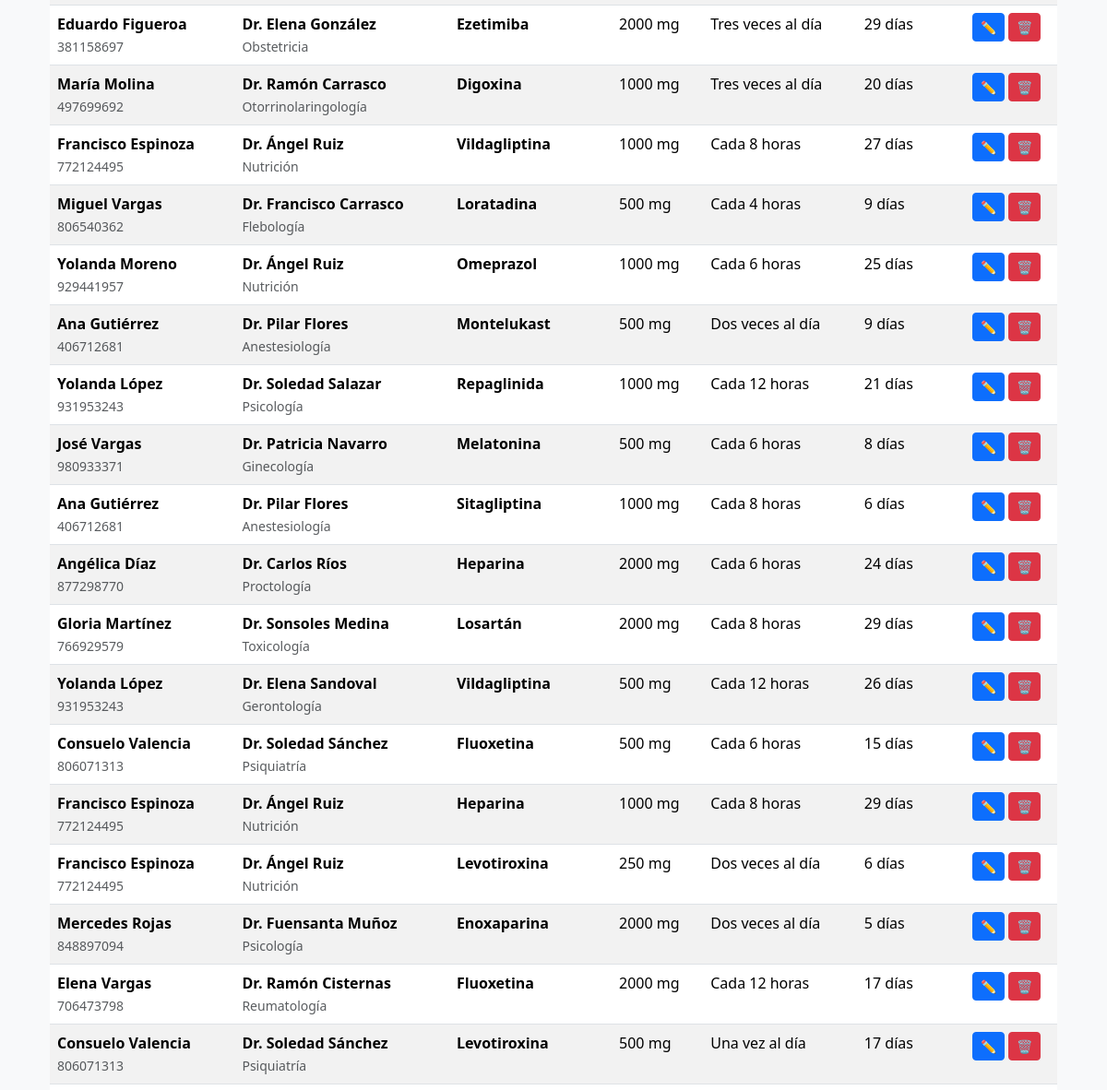
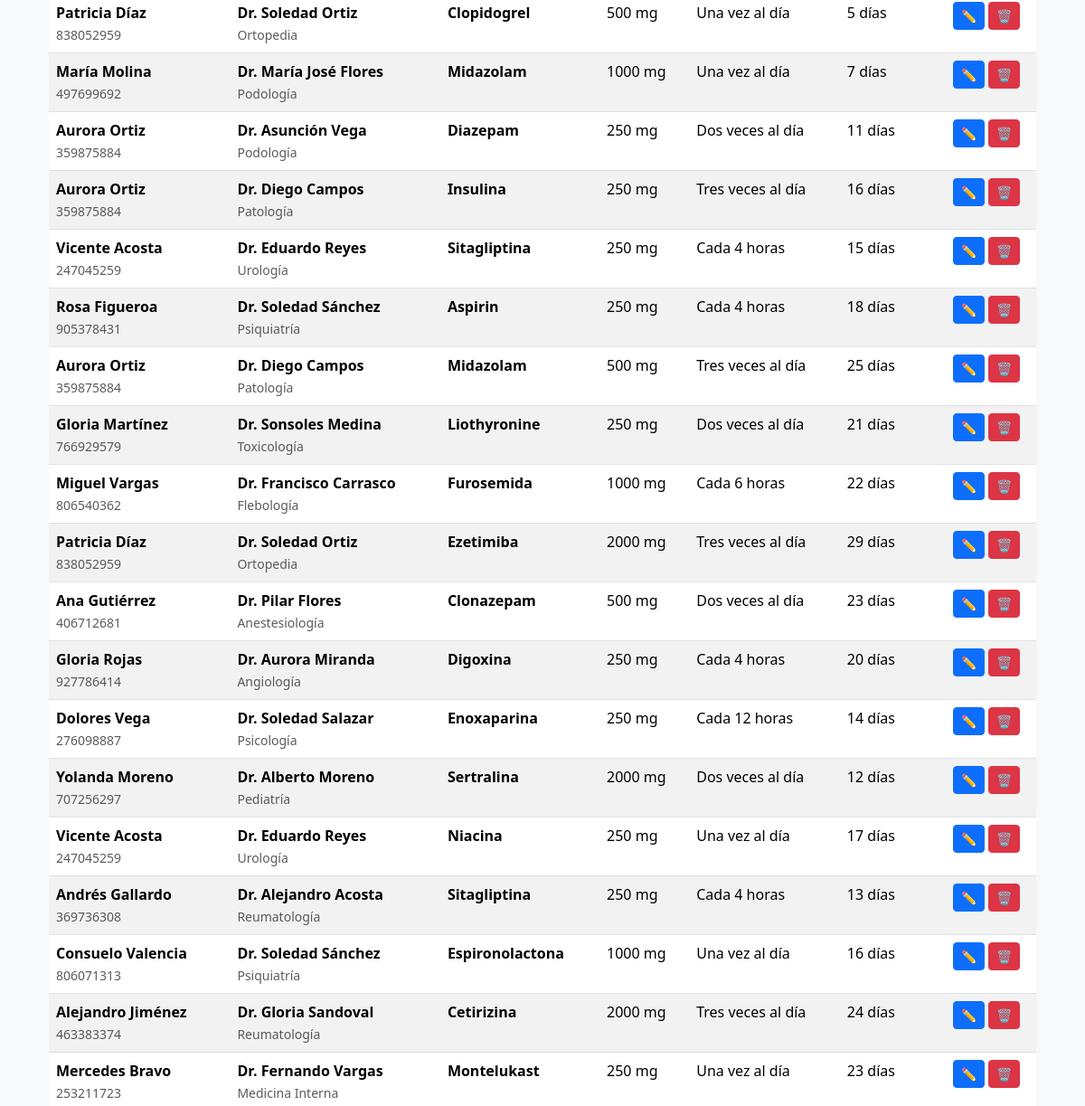
The page /receta/listar/ (signed in, middle part) on the database as committed earlier (2 pictures, top to bottom).
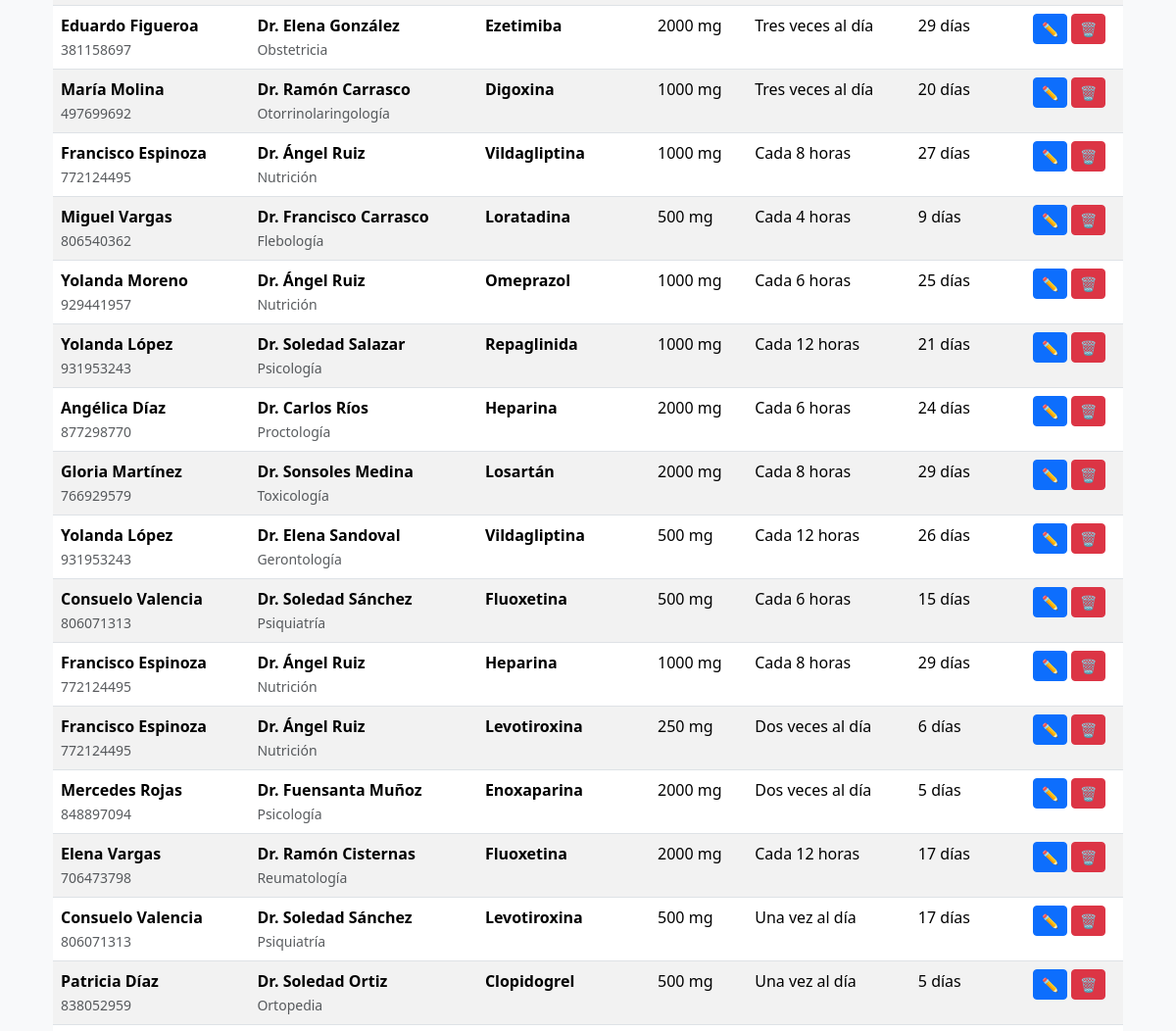
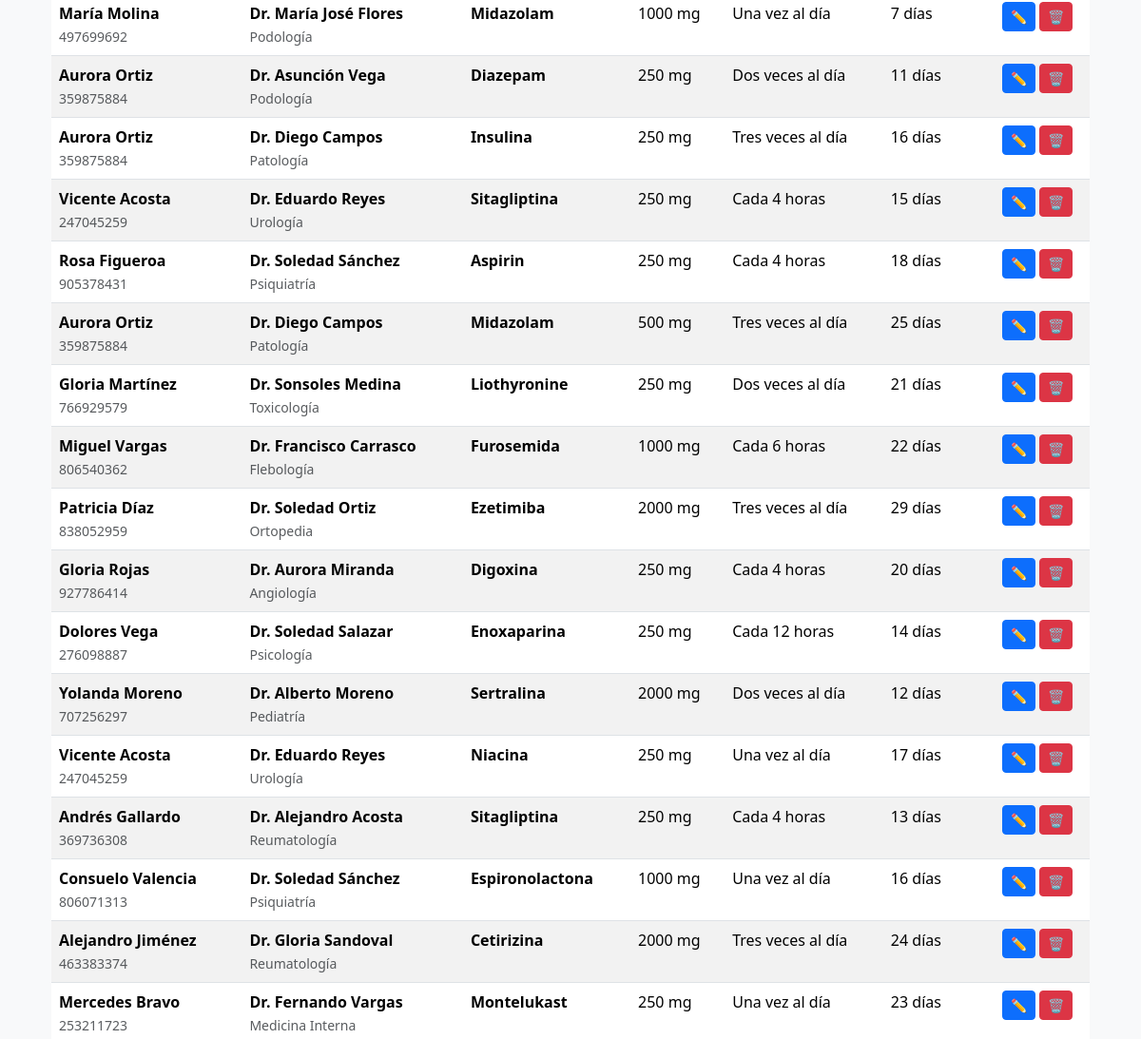
The same page on the database as committed later (2 pictures, top to bottom).
### student/models.py (models this page shows, shortened)
class Receta(models.Model):
    cita = models.ForeignKey(Cita, on_delete=models.CASCADE)
    medicamento = models.CharField(max_length=150)
    dosis = models.CharField(max_length=100)
    frecuencia = models.CharField(max_length=100)
    duracion = models.CharField(max_length=100)
    indicaciones = models.TextField(blank=True, null=True)
    slug = models.SlugField(unique=True, blank=True)

class Cita(models.Model):
    ESTADO_CHOICES = [
        ('pendiente', 'Pendiente'),
        ('confirmada', 'Confirmada'),
        ('realizada', 'Realizada'),
        ('cancelada', 'Cancelada'),
    ]
    paciente = models.ForeignKey(Paciente, on_delete=models.CASCADE)
    medico = models.ForeignKey(Medico, on_delete=models.CASCADE)
    fecha = models.DateTimeField()
    motivo = models.TextField()
    estado = models.CharField(max_length=20, choices=ESTADO_CHOICES, default='pendiente')
    notas = models.TextField(blank=True, null=True)
    slug = models.SlugField(unique=True, blank=True)
    class Meta:
        ordering = ['-fecha']

class Paciente(AbstractUser):
    cedula = models.CharField(max_length=10, unique=True)
    telefono = models.CharField(max_length=10)
    fecha_nacimiento = models.DateField()
    direccion = models.TextField()
    email = models.EmailField(unique=True)
    first_name = models.CharField(max_length=150)
    last_name = models.CharField(max_length=150)
    slug = models.SlugField(unique=True, blank=True)

class Medico(models.Model):
    cedula = models.CharField(max_length=10, unique=True)
    nombre = models.CharField(max_length=100)
    apellido = models.CharField(max_length=100)
    especialidad = models.ForeignKey(Especialidad, on_delete=models.CASCADE)
    email = models.EmailField(unique=True)
    telefono = models.CharField(max_length=10)
    licencia = models.CharField(max_length=20, unique=True)
    slug = models.SlugField(unique=True, blank=True)

class Especialidad(models.Model):
    nombre = models.CharField(max_length=100, unique=True)
    descripcion = models.TextField(blank=True, null=True)
    slug = models.SlugField(unique=True, blank=True)
    class Meta:
        verbose_name_plural = "Especialidades"

### student/views.py (the view)
# urls.py: path("receta/listar/", views.listar_recetas, name="listar_recetas"),
@login_required(login_url='student:login')
def listar_recetas(request):
    recetas = Receta.objects.all()
    return render(request, 'receta/listar.html', {'recetas': recetas})

### student/templates/receta/listar.html (shortened to what this page needs)
{% extends "paciente/base.html" %}
{% block content %}
<div class="container mt-4">
  {% if recetas %}
  <div class="table-responsive">
    <table class="table table-hover table-striped">
      <tbody>
        {% for receta in recetas %}
        <tr>
          <td>
            <strong>{{ receta.cita.paciente.first_name }} {{ receta.cita.paciente.last_name }}</strong>
            <br><small class="text-muted">{{ receta.cita.paciente.cedula }}</small>
          </td>
          <td>
            <strong>Dr. {{ receta.cita.medico.nombre }} {{ receta.cita.medico.apellido }}</strong>
            <br><small class="text-muted">{{ receta.cita.medico.especialidad.nombre }}</small>
          </td>
          <td>
            <strong>{{ receta.medicamento }}</strong>
          </td>
          <td>{{ receta.dosis }}</td>
          <td>{{ receta.frecuencia }}</td>
          <td>{{ receta.duracion }}</td>
          <td class="text-center">
            <a class="btn btn-sm btn-primary" href="{% url 'student:editar_receta' receta.slug %}" title="Editar receta">✏️</a>
            <a class="btn btn-sm btn-danger" onclick="return confirm('¿Estás seguro de que deseas eliminar esta receta de {{ receta.medicamento }}?');" href="{% url 'student:eliminar_receta' receta.slug %}" title="Eliminar receta">🗑️</a>
          </td>
        </tr>
        {% endfor %}
      </tbody>
    </table>
  </div>
  {% else %}
  <div class="alert alert-warning text-center">
    <p>No hay recetas registradas aún. <a href="{% url 'student:crear_receta' %}">Crear una nueva receta</a></p>
  </div>
  {% endif %}
</div>
{% endblock %}

Rows that differ between the two databases and show on the page:
removed Receta: cita.paciente.first_name "Ana", cita.paciente.last_name "Gutiérrez", cita.paciente.cedula "406712681", cita.medico.nombre "Pilar", cita.medico.apellido "Flores", cita.medico.especialidad.nombre "Anestesiología", medicamento "Montelukast", dosis "500 mg", frecuencia "Dos veces al día", duracion "9 días"
removed Receta: cita.paciente.first_name "José", cita.paciente.last_name "Vargas", cita.paciente.cedula "980933371", cita.medico.nombre "Patricia", cita.medico.apellido "Navarro", cita.medico.especialidad.nombre "Ginecología", medicamento "Melatonina", dosis "500 mg", frecuencia "Cada 6 horas", duracion "8 días"
removed Receta: cita.paciente.first_name "Ana", cita.paciente.last_name "Gutiérrez", cita.paciente.cedula "406712681", cita.medico.nombre "Pilar", cita.medico.apellido "Flores", cita.medico.especialidad.nombre "Anestesiología", medicamento "Sitagliptina", dosis "1000 mg", frecuencia "Cada 8 horas", duracion "6 días"
removed Receta: cita.paciente.first_name "Ana", cita.paciente.last_name "Gutiérrez", cita.paciente.cedula "406712681", cita.medico.nombre "Pilar", cita.medico.apellido "Flores", cita.medico.especialidad.nombre "Anestesiología", medicamento "Clonazepam", dosis "500 mg", frecuencia "Dos veces al día", duracion "23 días"
